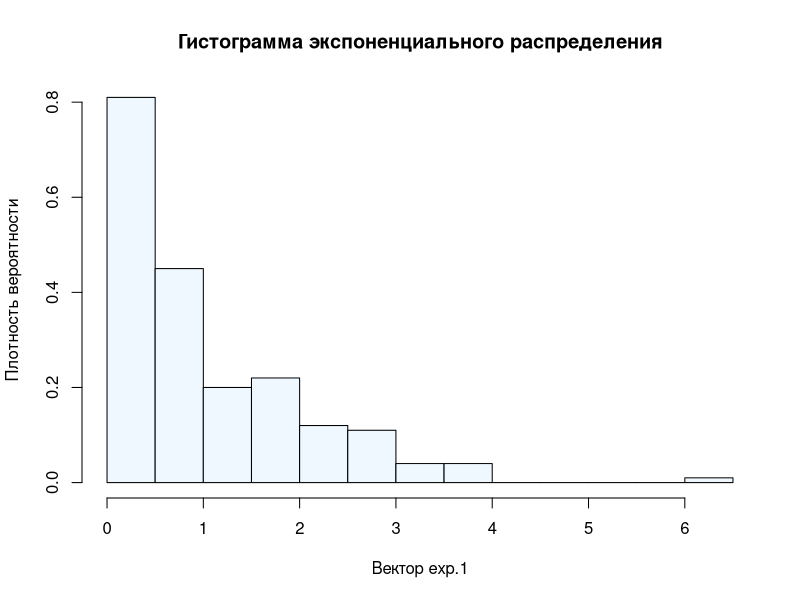
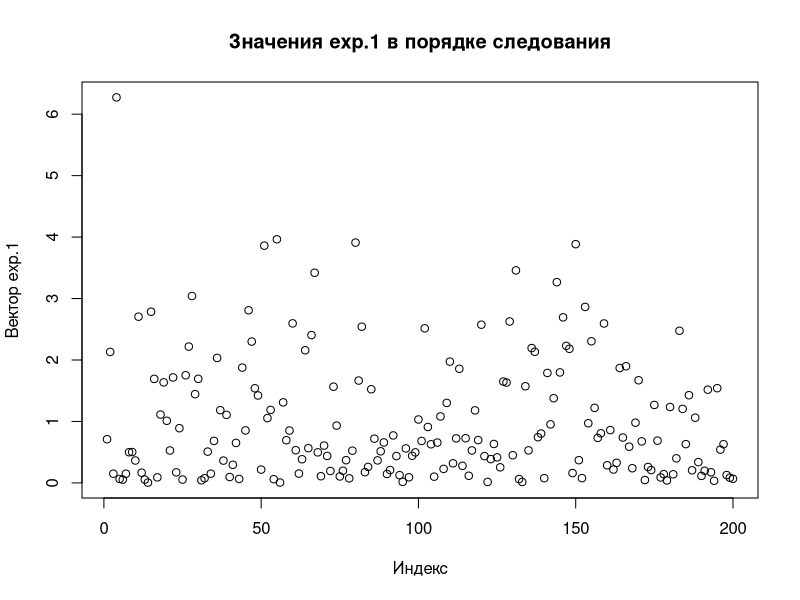
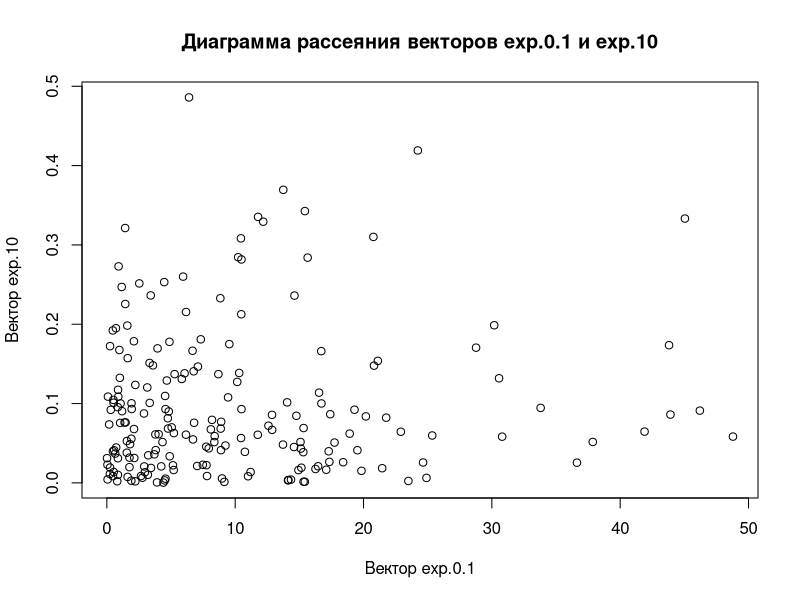
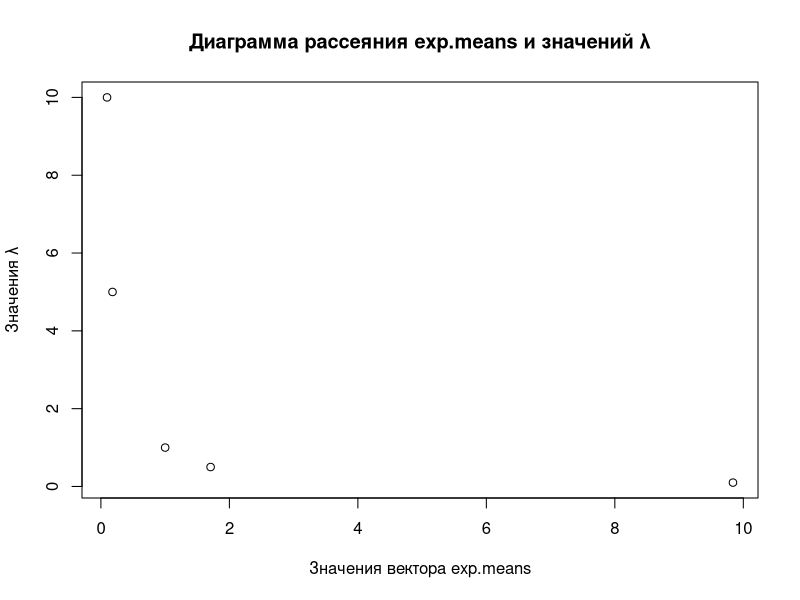
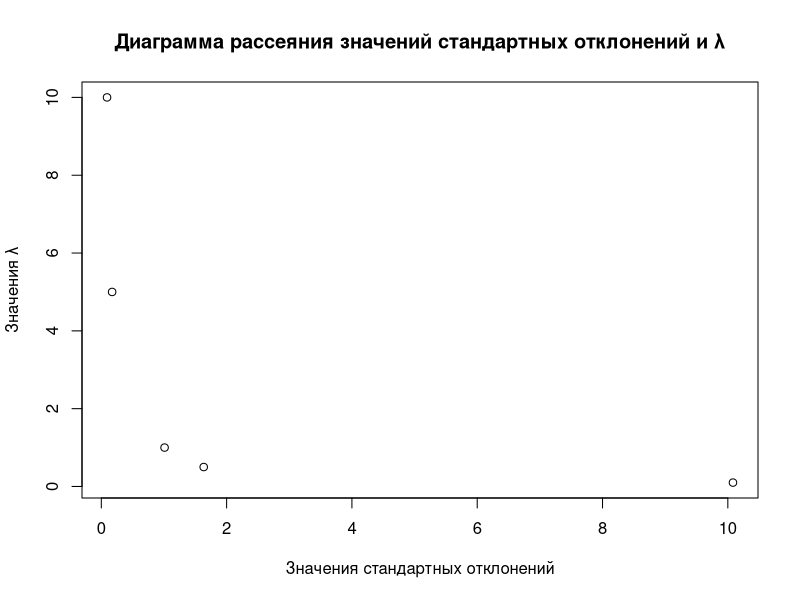
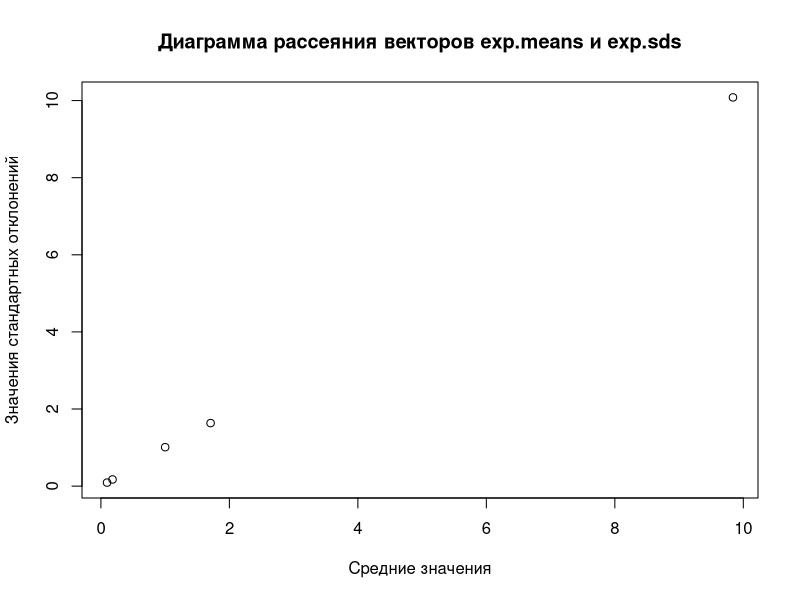
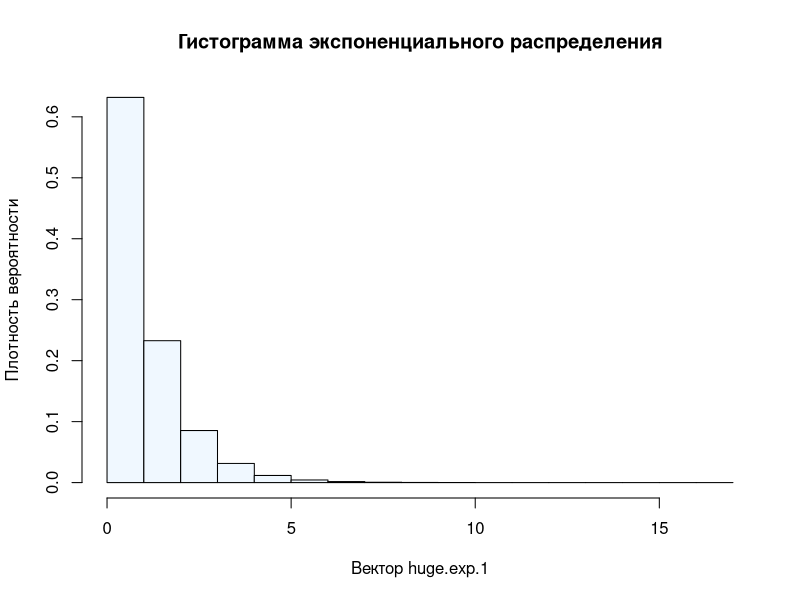
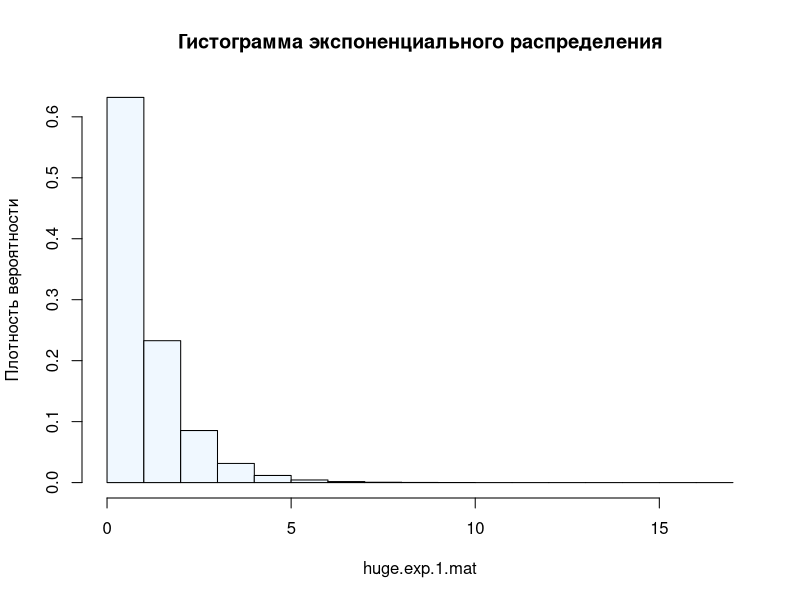

These figures' R source, in order:
## ---- chunk 1
knitr::opts_chunk$set(echo = TRUE)
## ---- chunk 2
exp.1=rexp(n=200)
## ---- chunk 3
mean.1=mean(exp.1)
print(mean.1)
## ---- chunk 4
sd.1=sd(exp.1)
print(sd.1)
## ---- chunk 5
exp.0.1=rexp(n=200, rate=0.1)
exp.0.5=rexp(n=200, rate=0.5)
exp.5=rexp(n=200, rate=5)
exp.10=rexp(n=200, rate=10)
## ---- chunk 6
hist(exp.1, prob = TRUE, main = "Гистограмма экспоненциального распределения", 
     xlab = "Вектор exp.1", ylab = "Плотность вероятности", col = "AliceBlue")
## ---- chunk 7
plot(exp.1, main = "Значения exp.1 в порядке следования", ylab = "Вектор exp.1", xlab = "Индекс")
## ---- chunk 8
plot(exp.0.1, exp.10,  main = "Диаграмма рассеяния векторов exp.0.1 и exp.10", ylab = "Вектор exp.10", xlab = "Вектор exp.0.1")
## ---- chunk 9
exp.means<-c(mean.1, mean(exp.0.1), mean(exp.0.5), mean(exp.5), mean(exp.10))
print(exp.means)
## ---- chunk 10
plot(exp.means, exp.l<-c(1,0.1,0.5,5,10),  main = "Диаграмма рассеяния exp.means и значений λ", xlab = "Значения вектора exp.means", ylab = "Значения λ")
## ---- chunk 11
plot(exp.sds<-c(sd(exp.1), sd(exp.0.1), sd(exp.0.5), sd(exp.5), sd(exp.10)), exp.l,  main = "Диаграмма рассеяния значений стандартных отклонений и λ", xlab = "Значения стандартных отклонений", ylab = "Значения λ")
## ---- chunk 12
plot(exp.means, exp.sds,  main = "Диаграмма рассеяния векторов exp.means и exp.sds", xlab = "Средние значения", ylab = "Значения стандартных отклонений")
## ---- chunk 13
huge.exp.1=rexp(n=1100000)
huge.exp.1.sd=sd(huge.exp.1)
huge.exp.1.mean=mean(huge.exp.1)
print(huge.exp.1.mean)
print(huge.exp.1.sd)
## ---- chunk 14
hist(huge.exp.1, prob = TRUE, main = "Гистограмма экспоненциального распределения", 
     xlab = "Вектор huge.exp.1", ylab = "Плотность вероятности", col = "AliceBlue")
## ---- chunk 15
huge.exp.1.mean1=mean(huge.exp.1>1)
print(huge.exp.1.mean1)
## ---- chunk 16
huge.exp.1.mat=matrix(data=huge.exp.1, nrow = 1100, ncol=1000)
## ---- chunk 17
hist(huge.exp.1.mat, prob = TRUE, main = "Гистограмма экспоненциального распределения", 
     xlab = "huge.exp.1.mat", ylab = "Плотность вероятности", col = "AliceBlue")
## ---- chunk 18
huge.exp.1.mean.137=mean(huge.exp.1.mat[,137])
print(huge.exp.1.mean.137)
## ---- chunk 19
huge.exp.1.mean.1000<-apply(huge.exp.1.mat,2,mean)
## ---- chunk 20
hist(huge.exp.1.mean.1000, prob = TRUE, main = "Гистограмма средних значений колонок", ylab = "Плотность вероятности", col = "AliceBlue")
## ---- chunk 21
huge.exp.1.sq=huge.exp.1^2
huge.exp.1.sq.sd=sd(huge.exp.1.sq)
huge.exp.1.sq.mean=mean(huge.exp.1.sq)
print(huge.exp.1.sq.sd)
print(huge.exp.1.sq.mean)
